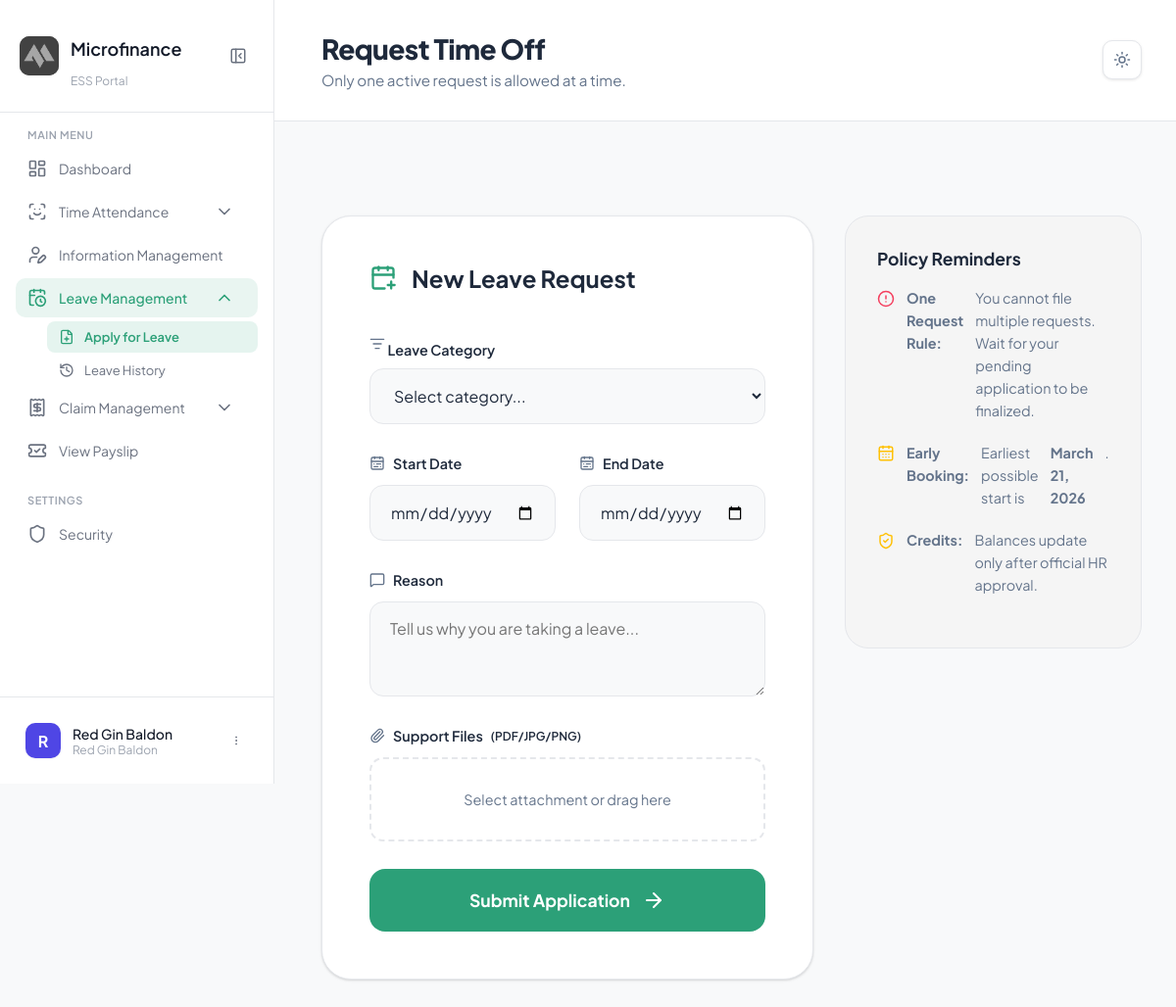
The app's page /modules/ess/leave_apply.php (signed in), older data.
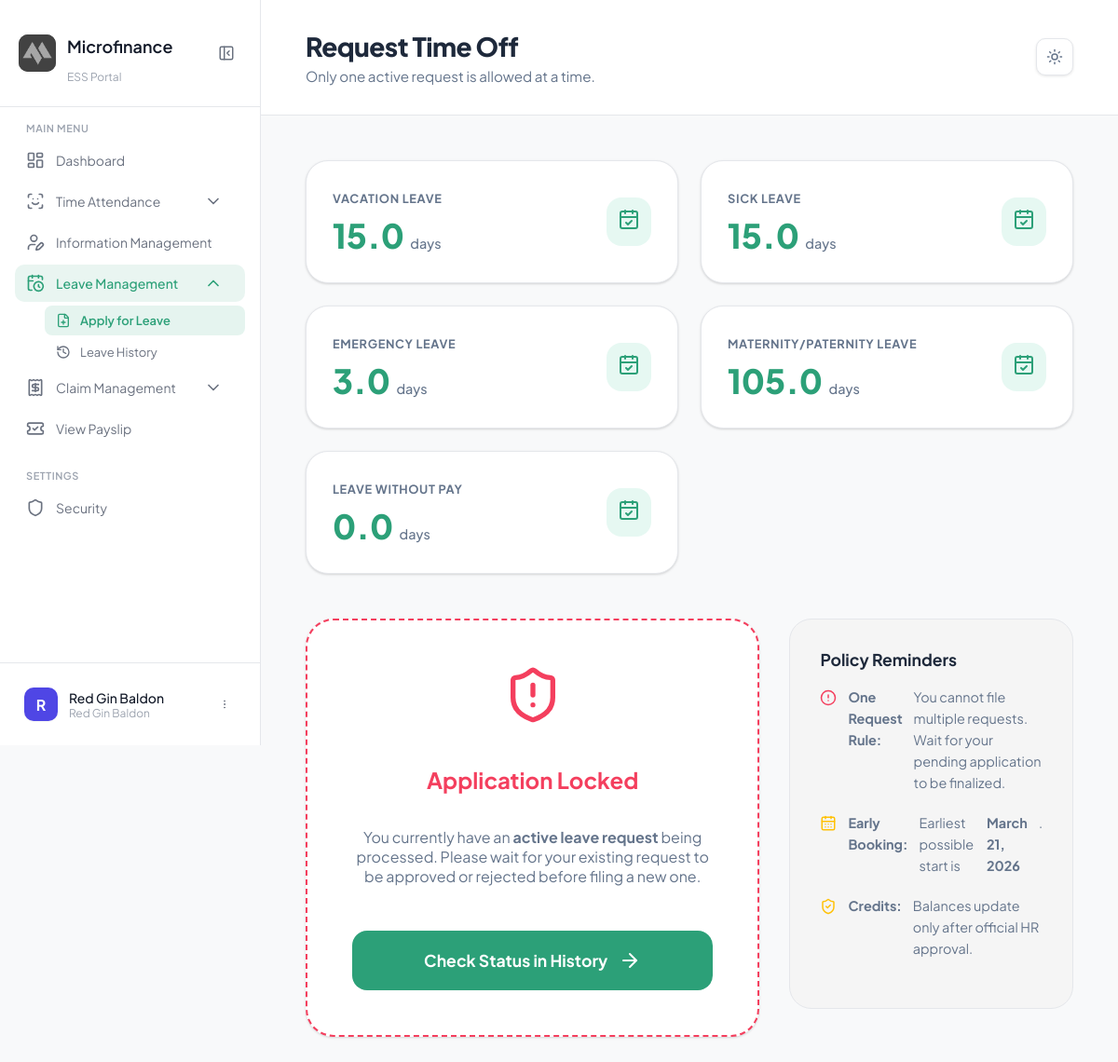
The same page, newer data.
### tables this page shows
CREATE TABLE `employee_leave_balances` (
  `BalanceID` int(11) NOT NULL,
  `EmployeeID` int(11) NOT NULL,
  `LeaveTypeID` int(11) NOT NULL,
  `Year` year(4) NOT NULL,
  `TotalCredits` decimal(5,2) NOT NULL DEFAULT 0.00,
  `UsedCredits` decimal(5,2) NOT NULL DEFAULT 0.00,
  `RemainingCredits` decimal(5,2) NOT NULL DEFAULT 0.00,
  `CreatedAt` timestamp NOT NULL DEFAULT current_timestamp(),
  `UpdatedAt` timestamp NOT NULL DEFAULT current_timestamp() ON UPDATE current_timestamp()
);

CREATE TABLE `leave_types` (
  `LeaveTypeID` int(11) NOT NULL,
  `LeaveName` varchar(50) NOT NULL,
  `IsPaid` tinyint(1) NOT NULL DEFAULT 1,
  `DefaultCredits` decimal(5,2) NOT NULL DEFAULT 0.00,
  `CreatedAt` timestamp NOT NULL DEFAULT current_timestamp()
);

### modules/ess/leave_apply.php (the view, shortened to what the changed rows need)
<?php
require_once "../../config/config.php";
$employeeID = $_SESSION['employee_id'] ?? null;
$qActive = "SELECT LeaveRequestID FROM leave_requests
            WHERE EmployeeID = ? AND Status IN ('PENDING', 'APPROVED_BY_OFFICER')";
$stmtActive = $conn->prepare($qActive);
$stmtActive->bind_param("i", $employeeID);
$stmtActive->execute();
$hasActiveRequest = $stmtActive->get_result()->num_rows > 0;
$qBal = "SELECT lb.*, lt.LeaveName
         FROM employee_leave_balances lb
         JOIN leave_types lt ON lb.LeaveTypeID = lt.LeaveTypeID
         WHERE lb.EmployeeID = ? AND lb.Year = YEAR(CURDATE())";
$stmtBal = $conn->prepare($qBal);
$stmtBal->bind_param("i", $employeeID);
$stmtBal->execute();
$balances = $stmtBal->get_result();
$balanceRows = [];
while($row = $balances->fetch_assoc()) {
    $balanceRows[] = $row;
}
$minNoticeDate = date('Y-m-d', strtotime('+3 days'));
?>
<!DOCTYPE html>
<html lang="en">
<head>
    <link rel="stylesheet" href="../../css/ess/leave_apply.css">
</head>
<body class="theme-controlled">
    <?php include "sidebar.php"; ?>
    <main class="main-content">
        <header class="page-header">
            <div class="header-left">
                <div class="page-title-box">
                    <h1>Request Time Off</h1>
                </div>
            </div>
        </header>
        <div class="content-wrapper">
            <div class="credits-container">
                <?php foreach($balanceRows as $b): ?>
                    <div class="credit-card">
                        <div class="credit-info">
                            <span class="credit-label"><?php echo htmlspecialchars($b['LeaveName']); ?></span>
                            <h3 class="credit-value"><?php echo number_format($b['RemainingCredits'], 1); ?> <small>days</small></h3>
                        </div>
                        <div class="credit-icon"><i data-lucide="calendar-check"></i></div>
                    </div>
                <?php endforeach; ?>
            </div>
            <div class="form-grid">
                <?php if ($hasActiveRequest): ?>
                    <div class="form-card" style="display: flex; flex-direction: column; align-items: center; justify-content: center; text-align: center; border: 2px dashed var(--brand-red);">
                        <i data-lucide="shield-alert" style="width: 64px; height: 64px; color: var(--brand-red); margin-bottom: 1.5rem;"></i>
                        <h2 style="color: var(--brand-red);">Application Locked</h2>
                        <p style="color: var(--text-muted); max-width: 400px; margin-top: 1rem;">
                            You currently have an <strong>active leave request</strong> being processed.
                            Please wait for your existing request to be approved or rejected before filing a new one.
                        </p>
                        <a href="leave_history.php" class="submit-btn" style="margin-top: 2rem; text-decoration: none;">
                            <span>Check Status in History</span>
                            <i data-lucide="arrow-right"></i>
                        </a>
                    </div>
                <?php else: ?>
                    <div class="form-card">
                        <div class="card-header">
                            <i data-lucide="calendar-plus"></i>
                            <h2>New Leave Request</h2>
                        </div>
                        <form id="leaveForm" enctype="multipart/form-data">
                            <div class="input-row">
                                <div class="input-group">
                                    <label style="display: flex; justify-content: space-between; align-items: center;">
                                        <span><i data-lucide="list-filter"></i> Leave Category</span>
                                    </label>
                                    <select name="leave_type" id="leave_type" required>
                                        <option value="" disabled selected>Select category...</option>
                                    </select>
                                </div>
                            </div>
                            <div class="input-row split">
                                <div class="input-group">
                                    <label><i data-lucide="calendar-range"></i> Start Date</label>
                                    <input type="date" name="start_date" id="start_date" required min="<?php echo $minNoticeDate; ?>" onclick="this.showPicker()">
                                </div>
                                <div class="input-group">
                                    <label><i data-lucide="calendar-range"></i> End Date</label>
                                    <input type="date" name="end_date" id="end_date" required min="<?php echo $minNoticeDate; ?>" onclick="this.showPicker()">
                                </div>
                            </div>
                            <div class="input-row">
                                <div class="input-group">
                                    <label><i data-lucide="message-square"></i> Reason</label>
                                    <textarea name="reason" rows="3" placeholder="Tell us why you are taking a leave..." required></textarea>
                                </div>
                            </div>
                            <div class="input-row">
                                <div class="input-group">
                                    <label><i data-lucide="paperclip"></i> Support Files <small>(PDF/JPG/PNG)</small></label>
                                    <div class="file-upload-box">
                                        <p>Select attachment or drag here</p>
                                    </div>
                                </div>
                            </div>
                            <button type="submit" class="submit-btn" id="submitBtn">
                                <span>Submit Application</span>
                                <i data-lucide="arrow-right"></i>
                            </button>
                        </form>
                    </div>
                <?php endif; ?>
            </div>
        </div>
    </main>
</body>
</html>

Row changes from the older to the newer data that the page shows:
added employee_leave_balances: LeaveTypeID.LeaveName "VACATION LEAVE", RemainingCredits "15.0"
added employee_leave_balances: LeaveTypeID.LeaveName "SICK LEAVE", RemainingCredits "15.0"
added employee_leave_balances: LeaveTypeID.LeaveName "EMERGENCY LEAVE", RemainingCredits "3.0"
added employee_leave_balances: LeaveTypeID.LeaveName "MATERNITY/PATERNITY LEAVE", RemainingCredits "105.0"
added employee_leave_balances: LeaveTypeID.LeaveName "LEAVE WITHOUT PAY", RemainingCredits "0.0"
Text that changed along with them:
form field leave_type: "Select category..." → (not shown)
text no longer shown: "New Leave Request Leave Category Start Date End Date Reason Support Files (PDF/JPG/PNG) Select attachment or drag here Submit Application"
text now shown: "Application Locked You currently have an active leave request being processed. Please wait for your existing request to be approved or rejected before filing a new one. Check Status in History"
